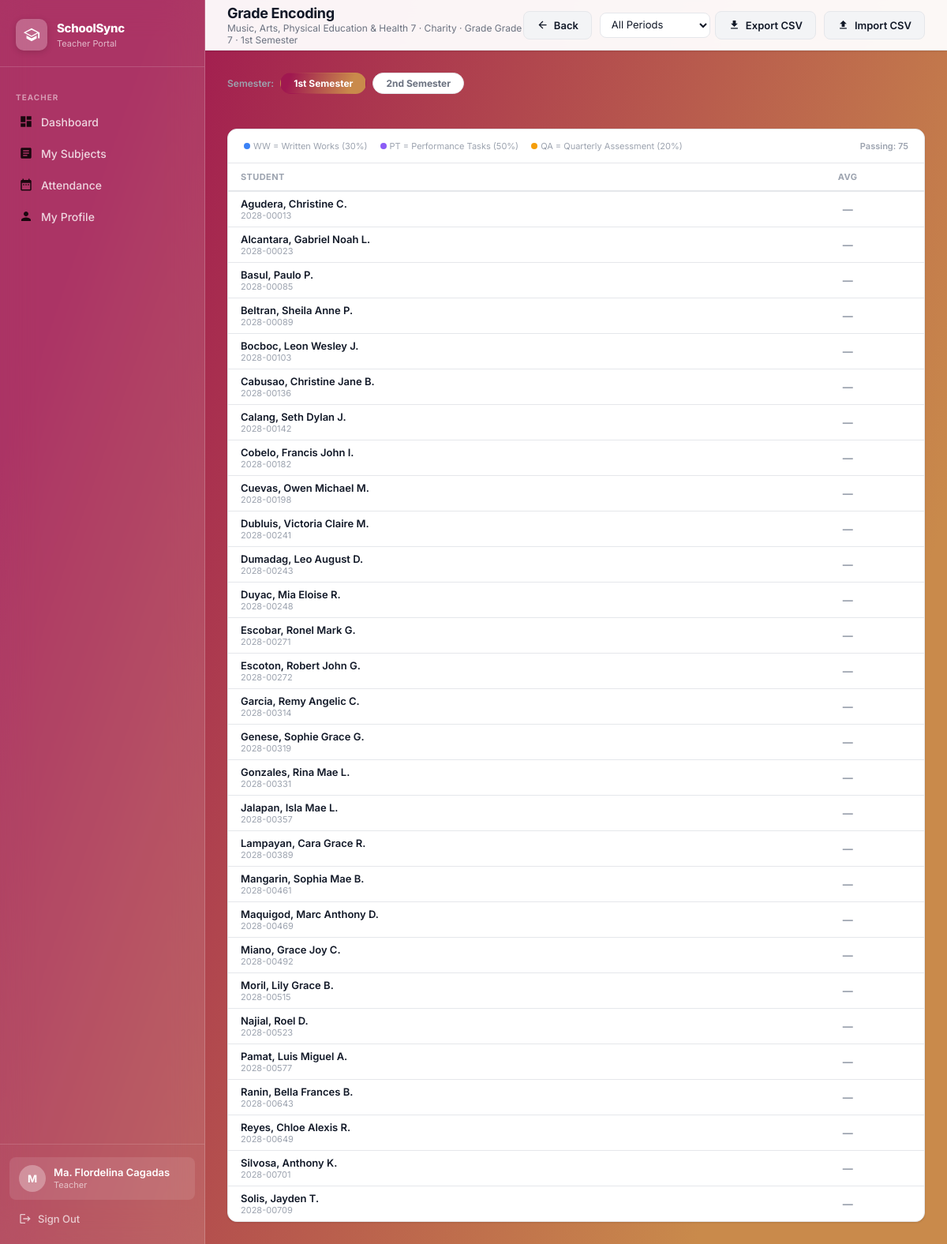
/teacher/grade_sheet/83/104 (signed in), run on an earlier commit of the app's database.
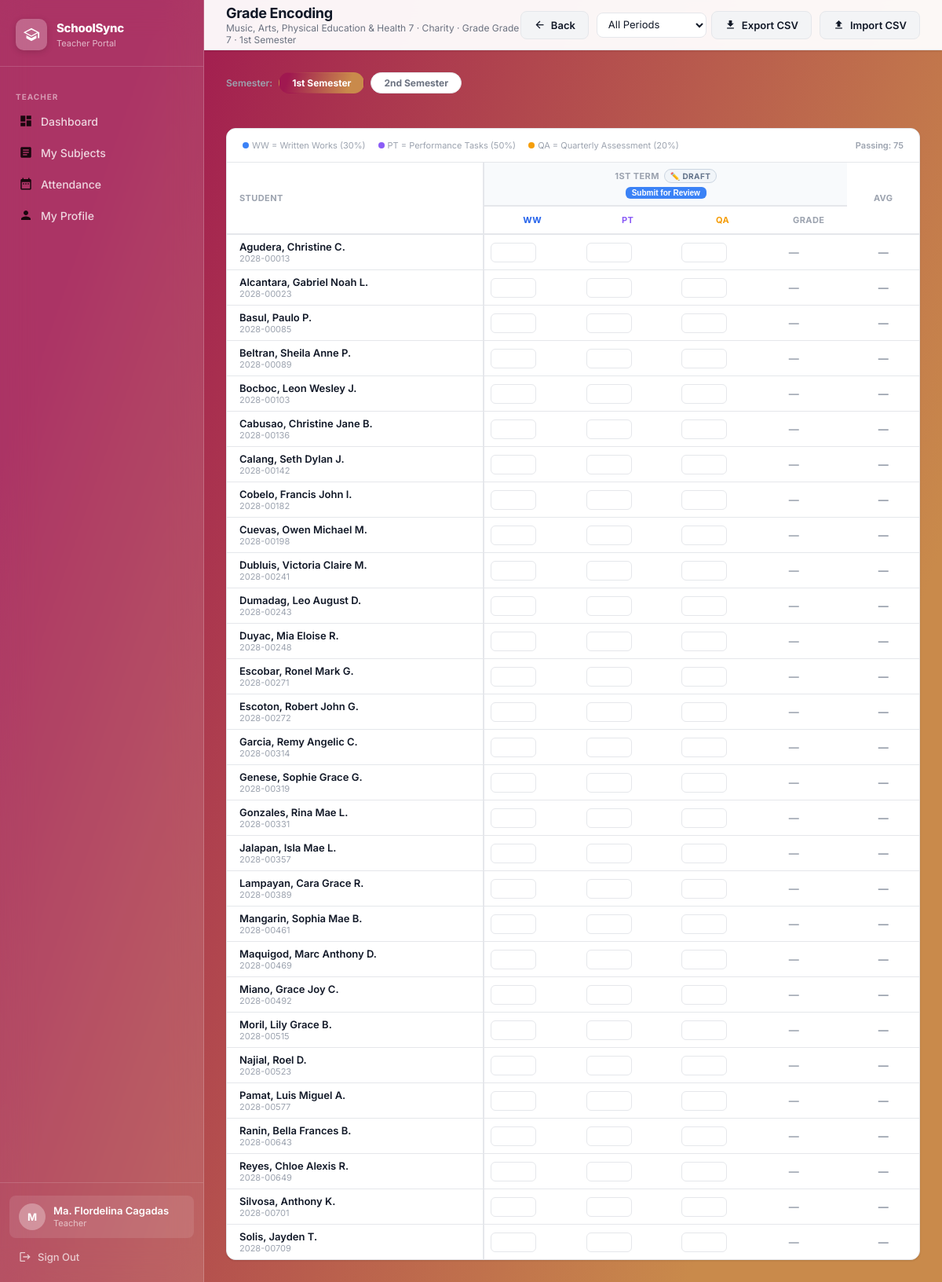
And on a later commit of the database.
### tables this page shows
CREATE TABLE subjects (
        id INTEGER PRIMARY KEY AUTOINCREMENT,
        subject_code TEXT NOT NULL, subject_name TEXT NOT NULL,
        grade_level TEXT NOT NULL, strand TEXT, semester TEXT);

CREATE TABLE sections (
        id INTEGER PRIMARY KEY AUTOINCREMENT,
        grade_level TEXT NOT NULL, section_name TEXT NOT NULL, adviser_id INTEGER, student_limit INTEGER DEFAULT 40, strand_id INTEGER REFERENCES strands(id) ON DELETE SET NULL,
        FOREIGN KEY (adviser_id) REFERENCES teachers(id) ON DELETE SET NULL);

CREATE TABLE schedules (
        id INTEGER PRIMARY KEY AUTOINCREMENT,
        section_id INTEGER NOT NULL, subject_id INTEGER NOT NULL,
        teacher_id INTEGER NOT NULL, strand_id INTEGER,
        day TEXT NOT NULL, time_start TEXT NOT NULL, time_end TEXT NOT NULL, room TEXT, semester TEXT,
        FOREIGN KEY (section_id) REFERENCES sections(id) ON DELETE CASCADE,
        FOREIGN KEY (subject_id) REFERENCES subjects(id) ON DELETE CASCADE,
        FOREIGN KEY (teacher_id) REFERENCES teachers(id) ON DELETE CASCADE,
        FOREIGN KEY (strand_id) REFERENCES strands(id) ON DELETE SET NULL);

CREATE TABLE students (
            id               INTEGER PRIMARY KEY AUTOINCREMENT,
            student_id       TEXT UNIQUE NOT NULL,
            first_name       TEXT NOT NULL,
            last_name        TEXT NOT NULL,
            middle_name      TEXT,
            gender           TEXT,
            birthdate        TEXT,
            address          TEXT,
            contact_no       TEXT,
            email            TEXT,
            guardian_name    TEXT,
            guardian_contact TEXT,
            section_id       INTEGER,
            strand_id        INTEGER,
            grade_level      TEXT,
            enrollment_status TEXT DEFAULT 'Enrolled',
            created_at       TEXT DEFAULT (datetime('now')), password TEXT,
            FOREIGN KEY (section_id) REFERENCES sections(id) ON DELETE SET NULL,
            FOREIGN KEY (strand_id)  REFERENCES strands(id)  ON DELETE SET NULL
        );

CREATE TABLE "grading_period_settings" (    id         INTEGER PRIMARY KEY AUTOINCREMENT,    period     TEXT NOT NULL,    semester   TEXT NOT NULL DEFAULT '1st Semester',    is_open    INTEGER NOT NULL DEFAULT 0,    opened_at  TEXT,    opened_by  TEXT,    UNIQUE(period, semester));

### app.py (the view)
@app.route('/teacher/grade_sheet/<int:sec_id>/<int:sub_id>')
@teacher_required
def teacher_grade_sheet(sec_id, sub_id):
    conn = get_db()
    tid  = session['teacher_id']
    assigned = conn.execute(
        "SELECT id FROM schedules WHERE teacher_id=? AND section_id=? AND subject_id=?",
        (tid, sec_id, sub_id)
    ).fetchone()
    if not assigned:
        flash('You are not assigned to this subject.', 'danger')
        return redirect(url_for('teacher_dashboard'))
    section  = conn.execute(
        "SELECT s.*, st.strand_code FROM sections s LEFT JOIN strands st ON s.strand_id=st.id WHERE s.id=?",
        (sec_id,)
    ).fetchone()
    subject  = conn.execute("SELECT * FROM subjects WHERE id=?", (sub_id,)).fetchone()
    students = conn.execute(
        "SELECT id, student_id, first_name, last_name, middle_name FROM students WHERE section_id=? ORDER BY last_name, first_name",
        (sec_id,)
    ).fetchall()
    QUARTERS = ['1st Term','2nd Term','3rd Term']
    _tgs_sub_sem_raw = conn.execute("SELECT semester FROM subjects WHERE id=?", (sub_id,)).fetchone()
    _tgs_sub_sem = (_tgs_sub_sem_raw['semester'] or '') if _tgs_sub_sem_raw else ''
    sub_semester = subject['semester'] if subject else ''
    req_sem = request.args.get('sem', '').strip()
    sched_sem_row = conn.execute(
        "SELECT sc.semester FROM schedules sc "
        "WHERE sc.teacher_id=? AND sc.section_id=? AND sc.subject_id=? "
        "AND sc.semester IN ('1st Semester','2nd Semester') LIMIT 1",
        (tid, sec_id, sub_id)
    ).fetchone()
    if req_sem in ('1st Semester', '2nd Semester'):
        active_sem = req_sem
    elif sched_sem_row:
        active_sem = sched_sem_row['semester']
    elif sub_semester in ('1st Semester', '2nd Semester'):
        active_sem = sub_semester
    else:
        active_sem = '1st Semester'
    eff_sem = active_sem if sub_semester in ('', 'Whole Year') else sub_semester
    sub_rows = conn.execute(
        "SELECT quarter, status FROM grade_submissions WHERE subject_id=? AND section_id=? AND semester=?",
        (sub_id, sec_id, eff_sem)
    ).fetchall()
    q_statuses = {r['quarter']: r['status'] for r in sub_rows}
    sem_q_rows = conn.execute(
        "SELECT period FROM grading_period_settings WHERE semester=? ORDER BY id",
        (eff_sem,)
    ).fetchall()
    QUARTERS = [r['period'] for r in sem_q_rows] if sem_q_rows else ['1st Term','2nd Term','3rd Term']
    grades_raw = conn.execute("""
        SELECT g.student_id, g.quarter,
               g.written_works, g.performance_tasks, g.quarterly_assessment
        FROM grades g WHERE g.subject_id=? AND g.section_id=? AND g.semester=?
    """, (sub_id, sec_id, eff_sem)).fetchall()
    grade_map = {}
    for g in grades_raw:
        grade_map.setdefault(g['student_id'], {})[g['quarter']] = g
    student_grades = []
    for st in students:
        qgrades = {}
        for q in QUARTERS:
            row = grade_map.get(st['id'], {}).get(q)
            if row:
                qg = compute_quarterly_grade(row['written_works'], row['performance_tasks'], row['quarterly_assessment'])
                qgrades[q] = {'ww': row['written_works'], 'pt': row['performance_tasks'],
                               'qa': row['quarterly_assessment'], 'computed': qg}
            else:
                qgrades[q] = {'ww': None, 'pt': None, 'qa': None, 'computed': None}
        vals = [qgrades[q]['computed'] for q in QUARTERS if qgrades[q]['computed'] is not None]
        avg  = round(sum(vals)/len(vals), 2) if vals else None
        student_grades.append({'student': st, 'quarters': qgrades, 'average': avg,
                                'passing': avg is not None and avg >= PASSING_GRADE})
    open_periods = get_open_periods_for_subject(conn, sub_semester, active_sem)
    conn.close()
    return render_template('teacher_grade_sheet.html',
                           section=section, subject=subject,
                           students=student_grades, quarters=QUARTERS,
                           q_statuses=q_statuses, passing_grade=PASSING_GRADE,
                           sec_id=sec_id, sub_id=sub_id,
                           open_periods=open_periods,
                           active_sem=active_sem, eff_sem=eff_sem)

### templates/teacher_grade_sheet.html (shortened to what this page needs)
{% extends "portal_layout.html" %}
{% block page_title %}Grade Encoding{% endblock %}
{% block page_subtitle %}{{ subject.subject_name }} · {{ section.section_name }} · Grade {{ section.grade_level }}{% if subject.semester == 'Whole Year' %} · {{ active_sem }}{% endif %}{% endblock %}
{% block header_actions %}
  <a href="{{ url_for('teacher_dashboard') }}" class="btn btn-secondary">
    <svg viewBox="0 0 24 24" fill="currentColor" style="width:15px;height:15px;"><path d="M20 11H7.83l5.59-5.59L12 4l-8 8 8 8 1.41-1.41L7.83 13H20v-2z"/></svg>
    Back
  </a>
  <form method="GET" action="{{ url_for('teacher_export_grades', sec_id=sec_id, sub_id=sub_id) }}" style="display:flex;align-items:center;gap:6px;">
    <select name="period" class="form-control" style="width:140px;padding:6px 10px;font-size:13px;">
      <option value="all">All Periods</option>
    </select>
    <button type="submit" class="btn btn-secondary">
      <svg viewBox="0 0 24 24" fill="currentColor" style="width:15px;height:15px;"><path d="M19 9h-4V3H9v6H5l7 7 7-7zM5 18v2h14v-2H5z"/></svg>
      Export CSV
    </button>
  </form>
  <button class="btn btn-secondary" onclick="document.getElementById('csvImportInput').click()">
    <svg viewBox="0 0 24 24" fill="currentColor" style="width:15px;height:15px;"><path d="M9 16h6v-6h4l-7-7-7 7h4v6zm-4 2h14v2H5v-2z"/></svg>
    Import CSV
  </button>
{% endblock %}
{% block content %}
{% if subject.semester == 'Whole Year' %}
<div style="display:flex;gap:8px;margin-bottom:20px;align-items:center;">
  <span style="font-size:12px;font-weight:600;color:var(--text-muted);">Semester:</span>
  <a href="{{ url_for('teacher_grade_sheet', sec_id=sec_id, sub_id=sub_id, sem='1st Semester') }}"
     style="padding:5px 16px;border-radius:99px;font-size:12px;font-weight:700;text-decoration:none;border:1.5px solid {{ 'transparent' if active_sem=='1st Semester' else 'var(--border)' }};background:{{ 'var(--brand-gradient)' if active_sem=='1st Semester' else '#fff' }};color:{{ '#fff' if active_sem=='1st Semester' else 'var(--text-secondary)' }};">1st Semester</a>
  <a href="{{ url_for('teacher_grade_sheet', sec_id=sec_id, sub_id=sub_id, sem='2nd Semester') }}"
     style="padding:5px 16px;border-radius:99px;font-size:12px;font-weight:700;text-decoration:none;border:1.5px solid {{ 'transparent' if active_sem=='2nd Semester' else 'var(--border)' }};background:{{ 'var(--brand-gradient)' if active_sem=='2nd Semester' else '#fff' }};color:{{ '#fff' if active_sem=='2nd Semester' else 'var(--text-secondary)' }};">2nd Semester</a>
</div>
{% endif %}
<div class="content-card">
  <div style="padding:14px 20px;border-bottom:1px solid var(--border);">
    <div class="legend">
      <span class="legend-item"><span class="legend-dot" style="background:#3b82f6;"></span> WW = Written Works (30%)</span>
      <span class="legend-item"><span class="legend-dot" style="background:#8b5cf6;"></span> PT = Performance Tasks (50%)</span>
      <span class="legend-item"><span class="legend-dot" style="background:#f59e0b;"></span> QA = Quarterly Assessment (20%)</span>
      <span style="margin-left:auto;font-weight:600;">Passing: {{ passing_grade }}</span>
    </div>
  </div>
  <div style="overflow-x:auto;">
    <table class="grade-table">
      <thead>
        <tr>
          <th class="col-name" rowspan="2" style="min-width:160px;text-align:left;padding-left:16px;">Student</th>
          {% set period_classes = {'1st Term':'p-term1','2nd Term':'p-term2','3rd Term':'p-term3'} %}
          {% for q in quarters %}{% if q in open_periods %}
          <th class="p-header {{ period_classes[q] }} p-group" colspan="4">
            <div style="display:flex;align-items:center;justify-content:center;gap:6px;">
              {{ q }}
              {% set qs = q_statuses.get(q, 'Draft') %}
              <span class="status-pill status-{{ qs }}" id="status_{{ q }}">
                {{ '✏️' if qs=='Draft' else ('📤' if qs=='Submitted' else ('✅' if qs=='Approved' else '🔒')) }} {{ qs }}
              </span>
            </div>
            <div class="q-actions" id="qactions_{{ q }}">
              {% if qs == 'Draft' %}
              <button class="q-action-btn btn-submit" onclick="submitQuarter('{{ q }}')">Submit for Review</button>
              {% elif qs == 'Submitted' %}
              <span style="font-size:10px;color:#1e40af;font-style:italic;">Awaiting admin approval</span>
              {% elif qs == 'Approved' %}
              <span style="font-size:10px;color:#166534;font-style:italic;">Approved by admin</span>
              {% elif qs == 'Locked' %}
              <span style="font-size:10px;color:#92400e;font-style:italic;">Locked</span>
              {% endif %}
            </div>
          </th>
          {% endif %}{% endfor %}
          <th rowspan="2" style="min-width:56px;">Avg</th>
        </tr>
        <tr>
          {% for q in quarters %}{% if q in open_periods %}
          <th class="p-group" style="color:#2563eb;">WW</th>
          <th style="color:#8b5cf6;">PT</th>
          <th style="color:#f59e0b;">QA</th>
          <th>Grade</th>
          {% endif %}{% endfor %}
        </tr>
      </thead>
      <tbody>
        {% for sg in students %}{% set st = sg.student %}
        <tr>
          <td style="padding-left:16px;">
            <div style="font-weight:600;font-size:13px;">{{ st.last_name }}, {{ st.first_name }}{% if st.middle_name %} {{ st.middle_name[0] }}.{% endif %}</div>
            <div style="font-size:11px;color:var(--text-muted);">{{ st.student_id }}</div>
          </td>
          {% for q in quarters %}{% if q in open_periods %}{% set qd = sg.quarters[q] %}{% set qs = q_statuses.get(q,'Draft') %}
          <td class="p-group">
            <input type="number" min="0" max="100" step="0.01" class="grade-input"
              data-student="{{ st.id }}" data-subject="{{ sub_id }}" data-section="{{ sec_id }}"
              data-quarter="{{ q }}" data-component="written_works"
              value="{{ qd.ww if qd.ww is not none else '' }}"
              {{ 'disabled' if qs in ('Submitted','Approved','Locked') else '' }}>
          </td>
          <td>
            <input type="number" min="0" max="100" step="0.01" class="grade-input"
              data-student="{{ st.id }}" data-subject="{{ sub_id }}" data-section="{{ sec_id }}"
              data-quarter="{{ q }}" data-component="performance_tasks"
              value="{{ qd.pt if qd.pt is not none else '' }}"
              {{ 'disabled' if qs in ('Submitted','Approved','Locked') else '' }}>
          </td>
          <td>
            <input type="number" min="0" max="100" step="0.01" class="grade-input"
              data-student="{{ st.id }}" data-subject="{{ sub_id }}" data-section="{{ sec_id }}"
              data-quarter="{{ q }}" data-component="quarterly_assessment"
              value="{{ qd.qa if qd.qa is not none else '' }}"
              {{ 'disabled' if qs in ('Submitted','Approved','Locked') else '' }}>
          </td>
          <td>
            <span class="computed-grade {{ 'grade-pass' if qd.computed is not none and qd.computed >= passing_grade else ('grade-fail' if qd.computed is not none else 'grade-none') }}"
                  id="computed_{{ st.id }}_{{ q }}">
              {{ '%.2f'|format(qd.computed) if qd.computed is not none else '—' }}
            </span>
          </td>
          {% endif %}{% endfor %}
          <td style="font-weight:800;font-size:13px;text-align:center;">
            <span id="avg_{{ st.id }}" class="{{ 'grade-pass' if sg.average is not none and sg.average >= passing_grade else ('grade-fail' if sg.average is not none else 'grade-none') }}">
              {{ '%.2f'|format(sg.average) if sg.average is not none else '—' }}
            </span>
          </td>
        </tr>
        {% endfor %}
      </tbody>
    </table>
  </div>
</div>
{% endblock %}

What changed in the data, as far as the page shows it:
removed schedules: semester "1st Semester"
added grading_period_settings: period "1ST TERM", value "✏️", qs "DRAFT", shows "WW", computed "—"
Also different on the page:
{{ active_sem }}: (not shown) → "1st Semester"
